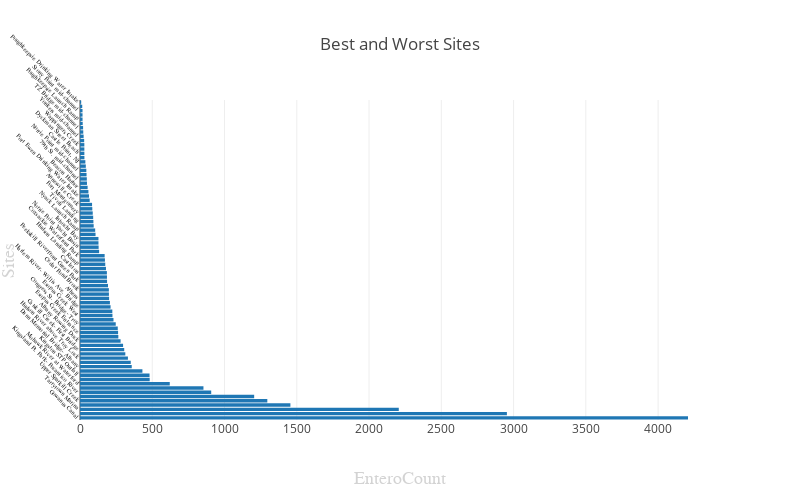

The notebook cell saved with this chart:
### Code cell
sites = sites.sort_values('EnteroCount',ascending=False)
trace = go.Bar(
    x=sites.EnteroCount,
    y=sites.Site,
    orientation = 'h'
)

layout = go.Layout(
    width = 800,
    height = 500,
    title = "Best and Worst Sites",
    xaxis = dict(
        title = 'EnteroCount',
        titlefont=dict(
            family='Arial, sans-serif',
            size=18,
            color='lightgrey'
        )
    ),
    yaxis = dict(
        title = 'Sites',
        titlefont=dict(
            family='Arial, sans-serif',
            size=18,
            color='lightgrey'
        ),
        showticklabels=True,
        tickangle=45,
        tickfont=dict(
            family='Old Standard TT, serif',
            size=6,
            color='black'
        )    
    )
)

fig = go.Figure(data = [trace], layout = layout)

plotly.offline.iplot(fig)

### Figure 1 — Plotly figure (JSON) as saved in the notebook; plotly's stock layout.template omitted (floating-point values rounded to 4 significant figures)
{"data": [{"orientation": "h", "type": "bar", "x": [4207.0, 2954.0, 2206.0, 1456.0, 1296.0, 1205.0, 907.9, 854.2, 621.1, 482.2, 481.1, 431.8, 358.0, 351.1, 331.5, 313.6, 305.9, 298.1, 280.9, 265.2, 263.6, 261.2, 247.3, 231.7, 224.6, 223.7, 211.6, 207.0, 201.3, 200.1, 199.7, 193.9, 187.3, 186.6, 186, 179.7, 174.8, 172.5, 170.5, 132.4, 128.8, 127.9, 127.7, 107.6, 105.0, 94.69, 92.7, 91.19, 88.14, 85.14, 83.42, 66.96, 62.14, 58.18, 52.66, 48.25, 47.2, 45.34, 43.78, 40.21, 37.08, 30.56, 30.24, 30.16, 30.06, 28.81, 25.02, 22.54, 21.44, 18.71, 17.68, 17.53, 17.34, 15.46, 8.342], "y": ["Gowanus Canal", "Newtown Creek- Metropolitan Ave. Bridge", "Tarrytown Marina", "Saw Mill River", "Upper Sparkill Creek", "Newtown Creek- Dutch Kills", "Kingsland Pt. Park- Pocantico River", "Orangetown STP Outfall", "Mohawk River at Waterford", "Piermont Pier", "Kingston STP Outfall", "Island Creek/Normans Kill", "Dunn Memorial Bridge- Albany", "Newburgh Launch Ramp", "Hudson River above Troy Lock", "Rondout- Kingston Public Dock", "Catskill Creek- First Bridge", "Emeline Beach- Haverstraw", "Albany Rowing Dock", "Rondout- Eddyville Anchorage", "Esopus Creek Entrance", "Catskill Creek- East End", "Congress St. Bridge- Troy", "Bethlehem Launch Ramp", "Esopus Creek West", "Hudson above Mohawk River", "Harlem River- Willis Ave. Bridge", "Ossining Beach", "Athens", "North River STP at 145th", "Cedar Pond Brook", "Gay's Point mid-channel", "Peekskill Riverfront Green Park", "Coeymans Landing", "Castleton", "125th St. Pier", "Hudson Landing Ramp", "Furnace Brook", "Coxsackie Waterfront Park", "Catskill Launch Ramp", "Norrie Point Yacht Basin", "Harlem River- Washington Bridge", "Inbocht Bay", "Malden Launch Ramp", "Nyack Launch Ramp", "Ulster Landing Beach", "Tivoli Landing", "West Point STP Outfall", "Fort Montgomery", "Marlboro Landing", "Annesville Creek", "Yonkers STP Outfall", "Port Ewen Drinking Water Intake", "GW Bridge mid-channel", "Beacon Harbor", "East River mid-channel at Roosevelt Is.", "79th St. mid-channel", "East River mid-channel at 23rd St.", "Norrie Point mid-channel", "Pier 96 Kayak Launch", "Castle Point, NJ", "Kingston Point Beach", "Dyckman Street Beach", "The Battery mid-channel", "Wappingers Creek", "Irvington Beach", "Yonkers mid-channel", "Cold Spring Harbor", "TZ Bridge mid-channel", "Haverstraw Bay mid-channel", "Poughkeepsie Launch Ramp", "Little Stony Point", "Stony Point mid-channel", "Croton Point Beach", "Poughkeepsie Drinking Water Intake"]}], "layout": {"height": 500, "title": "Best and Worst Sites", "width": 800, "xaxis": {"title": "EnteroCount", "titlefont": {"color": "lightgrey", "family": "Arial, sans-serif", "size": 18}}, "yaxis": {"showticklabels": true, "tickangle": 45, "tickfont": {"color": "black", "family": "Old Standard TT, serif", "size": 6}, "title": "Sites", "titlefont": {"color": "lightgrey", "family": "Arial, sans-serif", "size": 18}}}}
